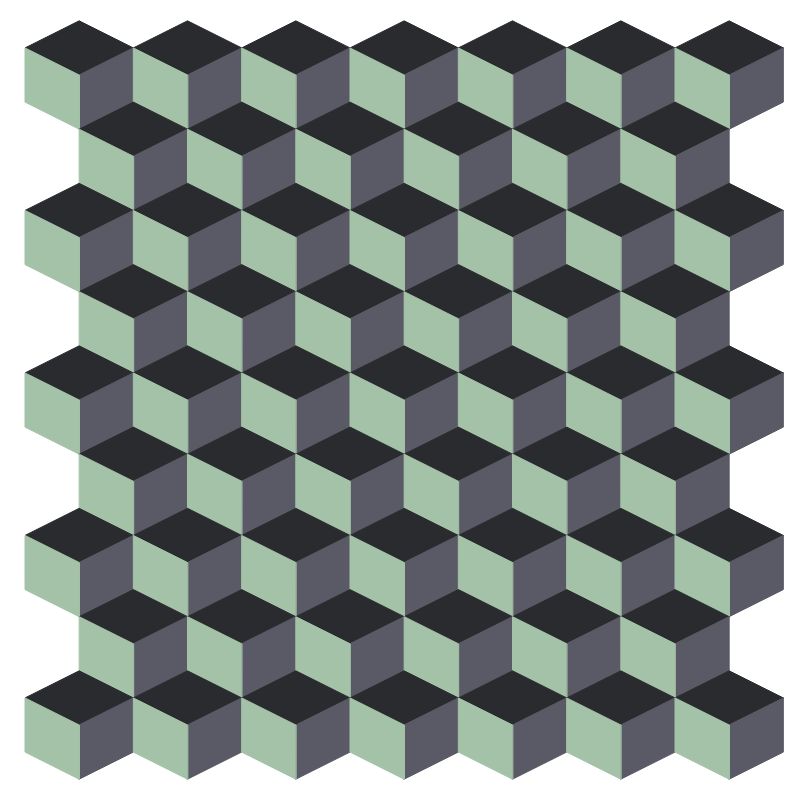
Frame 1 (no input)
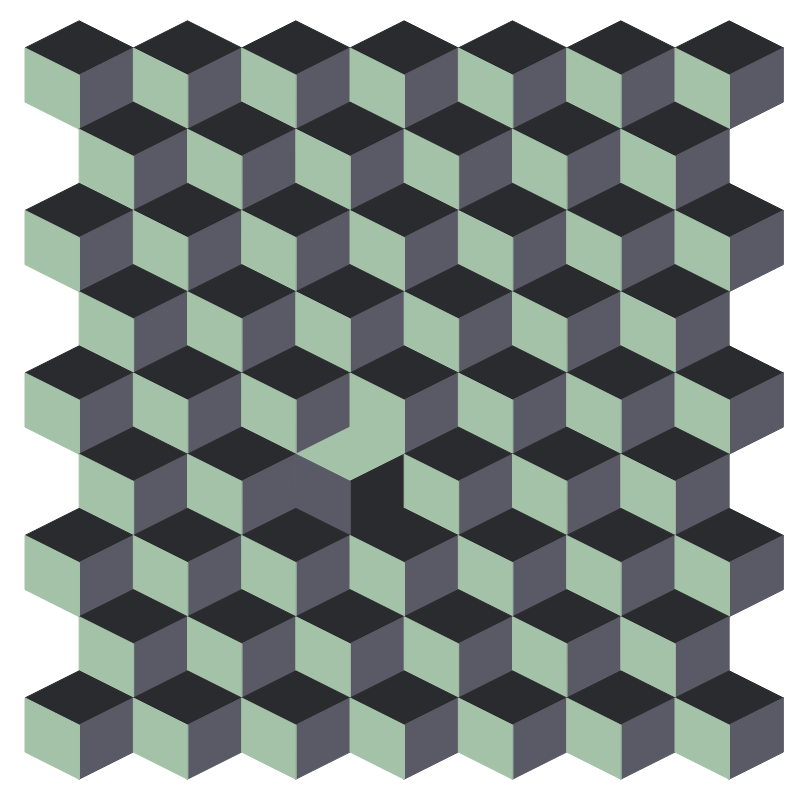
Frame 60 (no input)
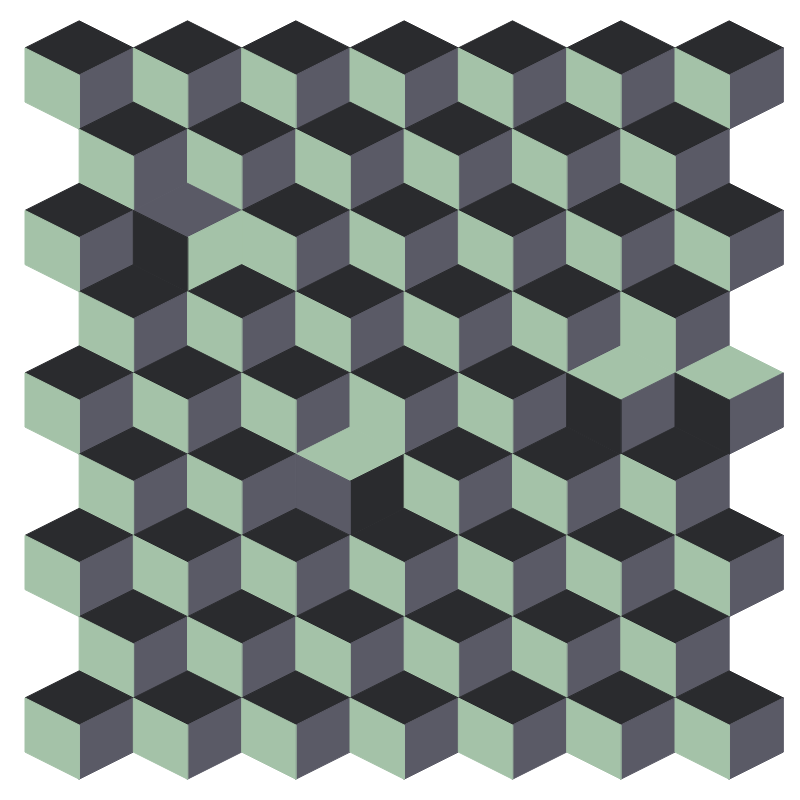
Frame 120 (the mouse pressed at the canvas centre since frame 60)

The p5.js sketch that drew these frames (run headless with seeded random() and noise() and a simulated clock; from frame 60 on, the mouse is pressed at the canvas centre):

// p5.js sketch
// ── sketch.js
// let
let blocks = [];
let pW, pH, rows, cols;

function setup() {
  createCanvas(800, 800);

  pW = 50;
  pH = 50;
  let margin = 25;
  let drawingArea = width - 2 * margin - pW * 2;
  rect(margin, 10, drawingArea, 10)
  cols = floor(drawingArea / (pW*2));
  rows = cols * 1.5;
  pW = (drawingArea / cols)/2;//make it exact!
  //why is the spacing not perfect!?
  pH = pW;
  print(drawingArea);
  print(rows, pW);

  for(let i = 0; i < rows; i++){
    if(i % 2 != 0){
      cols--;
    } else {
      cols++;
    }

    for(let j = 0; j < cols; j++){

      let x = j * pW * 2 + margin + pW;
      let y = i * pH * 1.5 + margin * 3;

      if(i % 2 != 0){
        x += pW;
      }

      blocks.push(new Block(x, y, pW, pH, ["#2A2B2E", "#5A5A66", "#A4C2A8"]));
    }
  }
}

function draw() {
  background(255);

  for(let b of blocks){
    b.draw();
  }

  if(random() < 0.05){
    blocks[floor(random(0, blocks.length))].scramble();
  }
}

function windowResized() {
  resizeCanvas(windowWidth, windowHeight);
}

class Block {
  constructor(x, y, w, h, colors){ //theta, top){
    this.x = x;
    this.y = y;
    this.w = w;
    this.h = h;
    this.colors = colors; //deep copy bro!
    // this.theta = theta;
    // this.topColor = top;
  }

  draw(){
    //xy is the center
    fill(this.colors[0]);
    stroke(this.colors[0]);
    // triangle(this.x, this.y, this.x - this.w, this.y - this.h/2, this.x, this.y - this.h);
    // triangle(this.x, this.y, this.x + this.w, this.y - this.h/2, this.x, this.y - this.h);
    quad(this.x, this.y, this.x - this.w, this.y - this.h/2, this.x, this.y - this.h, this.x + this.w, this.y - this.h/2);

    fill(this.colors[1]);
    stroke(this.colors[1]);
    // triangle(this.x, this.y, this.x + this.w, this.y - this.h/2, this.x + this.w, this.y + this.h/2);
    // triangle(this.x, this.y, this.x + this.w, this.y + this.h/2, this.x, this.y + this.h);
    quad(this.x, this.y, this.x + this.w, this.y - this.h/2, this.x + this.w, this.y + this.h/2, this.x, this.y + this.h);

    fill(this.colors[2]);
    stroke(this.colors[2]);
    // triangle(this.x, this.y, this.x - this.w, this.y - this.h/2, this.x - this.w, this.y + this.h/2);
    // triangle(this.x, this.y, this.x - this.w, this.y + this.h/2, this.x, this.y + this.h);
    quad(this.x, this.y, this.x - this.w, this.y - this.h/2, this.x - this.w, this.y + this.h/2, this.x, this.y + this.h);
  }

  scramble(){
    this.colors = shuffle(this.colors); 
  }
}
